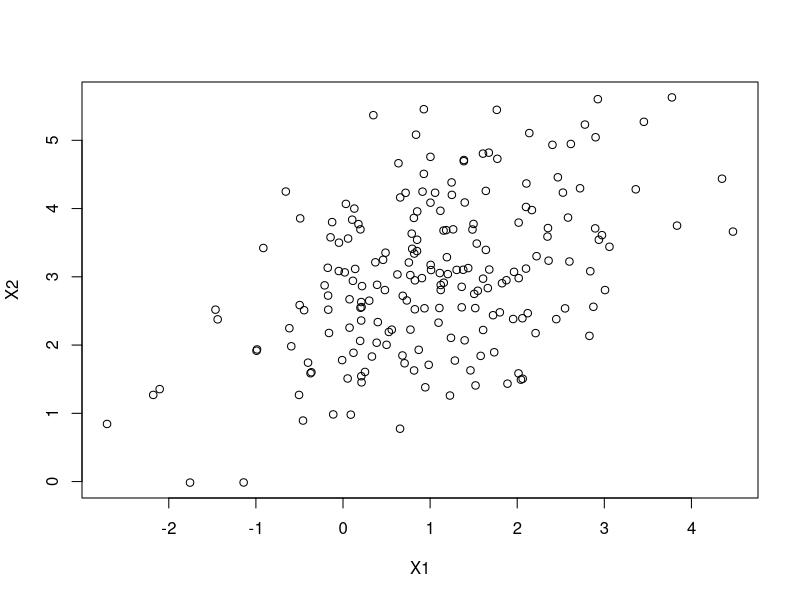

This chart was generated by the following R code:
## ---- chunk 1
knitr::opts_chunk$set(echo = TRUE)
library(car)
## ---- chunk 2
fruit <- c("apple", "orange")
idioma <- c("english", "spanish")
fruit_params <- c(apple = 2, orange = 2)
idioma_params <- c(english = 1, spanish = 5)
interaction_params <- matrix(c(0, 0,
                               0, 3), nrow = 2, byrow = TRUE)
rownames(interaction_params) <- fruit 
colnames(interaction_params) <- idioma
interaction_params
n_per_group <- 8
data <- expand.grid(fruit = fruit, idioma = idioma)
data <- data[rep(1:nrow(data), n_per_group),]
data$y <- numeric(nrow(data))
## ---- chunk 3
sigma <- 2
set.seed(100)
for(i in 1:nrow(data)) {
  data$y[i] <- fruit_params[data$fruit[i]] + idioma_params[data$idioma[i]] + 
    interaction_params[data$fruit[i], data$idioma[i]] + rnorm(1, 0, sigma)
}
data
## ---- chunk 4
fit <- lm(y ~ fruit * idioma, data = data)
model.matrix(fit)
summary(fit)
anova(fit)
car::Anova(fit)
## ---- chunk 5
fruit <- c("apple", "orange", "banana")
idioma <- c("english", "spanish", "mandarin")
fruit_params <- c(apple = 1, orange = 5, banana = 4)
idioma_params <- c(english = 1, spanish = 3, mandarin = 2)
interaction_params <- matrix(c(0, 0, 0,
                               0, 3, -1,
                               0, 2, 1), nrow = 3, byrow=TRUE)
rownames(interaction_params) <- fruit 
colnames(interaction_params) <- idioma
interaction_params
n_per_group <- 8
data <- expand.grid(fruit = fruit, idioma = idioma)
data <- data[rep(1:nrow(data), n_per_group),]
data$y <- numeric(nrow(data))
## ---- chunk 6
set.seed(101)
sigma <- 2
for(i in 1:nrow(data)) {
  data$y[i] <- fruit_params[data$fruit[i]] + idioma_params[data$idioma[i]] + 
    interaction_params[data$fruit[i], data$idioma[i]] + rnorm(1, 0, sigma)
}
data
## ---- chunk 7
fit <- lm(y ~ fruit * idioma, data = data)
model.matrix(fit)
summary(fit)
anova(fit)
car::Anova(fit)
## ---- chunk 8
set.seed(102)
fruit <- c("apple", "orange")
fruit_intercepts <- c(apple = 2, orange = 2)
fruit_slopes <- c(apple = .5, orange = .9)
n_per_group <- 8
X <- runif(n = n_per_group * length(fruit), 1, 3)
data <- data.frame(X = X, fruit = rep(fruit, n_per_group))
data$y <- numeric(nrow(data))
## ---- chunk 9
sigma <- 2
for(i in 1:nrow(data)) {
  data$y[i] <- fruit_intercepts[data$fruit[i]] + 
    fruit_slopes[data$fruit[i]]*data$X[i] + rnorm(1, 0, sigma)
}
data
## ---- chunk 10
fit <- lm(y ~ X*fruit, data = data)
model.matrix(fit)
summary(fit)
anova(fit)
car::Anova(fit)
## ---- chunk 11
set.seed(103)
sigma <- 2
n <- 50
X1 <- runif(n, 0, 1)
X2 <- runif(n, 0, 1)
Y <- 10 + 0.3 * X1 + 0.7 * X2 - 3 * (X1*X2) + rnorm(n, 0, sigma)
data <- data.frame(X1 = X1, X2 = X2, Y = Y)
## ---- chunk 12
fit <- lm(Y ~ X1*X2, data = data)
summary(fit)
## ---- chunk 13
set.seed(104)
n <- 200
library(mvtnorm)
vcov <- matrix(c(1.5, .75,
                 .75, 1.5), nrow=2, byrow=TRUE)
mu <- c(1, 3)
X <- rmvnorm(n, mean = mu, sigma = vcov)
X1 <- X[,1]
X2 <- X[,2]
plot(X1, X2)
cor(X)
## ---- chunk 14
set.seed(105)
sigma <- 2
Y <- 10 + 0.3 * X1 + 0.7 * X2 + rnorm(n, 0, sigma)
data <- data.frame(X1 = X1, X2 = X2, Y = Y)
